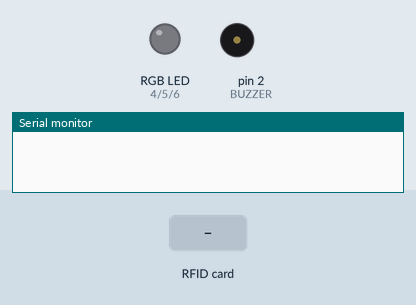
Recording of a sketch running on a simulated Arduino Uno, built with avr-gcc and run on an emulated ATmega328P. Shown: an RGB LED mixed from three pins (HIGH = lit), buzzer (waves = sounding), the last lines printed to the serial monitor. The test bench sets the inputs (shaded band). Pins used as bus, display or sensor lines are not drawn.

Above: at 1.2 s.
1.3 s: RFID card D3 B4 30 A8 held to the reader
At 1.95 s:
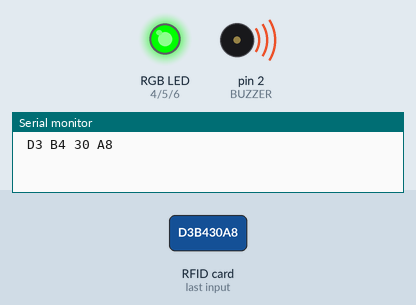
3.9 s: RFID card 5E 7A 19 C4 held to the reader
At 6.2 s:
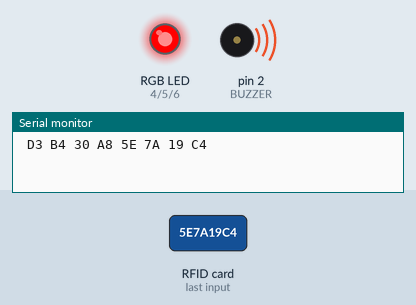
At 7.2 s:
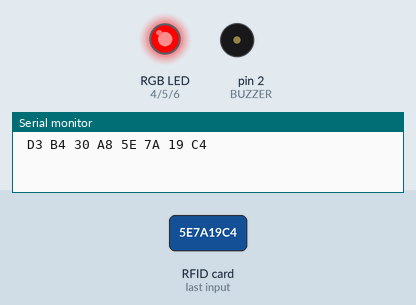
Timing chart, 0 to 8.9 s (numbered marks = the images above; inputs shaded):
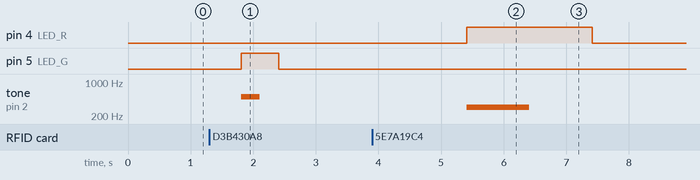

The sketch:

RFID_VAL.ino
```cpp
#include <SPI.h>
#include <MFRC522.h>

#define SS_PIN 10
#define RST_PIN 9
#define LED_R 4    // Red pin of RGB LED
#define LED_G 5    // Green pin of RGB LED
#define LED_B 6    // Blue pin of RGB LED
#define BUZZER 2   // Buzzer pin

MFRC522 mfrc522(SS_PIN, RST_PIN);   // Create MFRC522 instance.

void setup() {
  Serial.begin(9600);   // Initiate a serial communication
  SPI.begin();      // Initiate SPI bus
  mfrc522.PCD_Init();   // Initiate MFRC522
  pinMode(LED_R, OUTPUT);
  pinMode(LED_G, OUTPUT);
  pinMode(LED_B, OUTPUT);
  pinMode(BUZZER, OUTPUT);
  noTone(BUZZER);
}

void loop() {
  // Look for new cards
  if (!mfrc522.PICC_IsNewCardPresent()) {
    return;
  }
  // Select one of the cards
  if (!mfrc522.PICC_ReadCardSerial()) {
    return;
  }

  String content = "";
  byte letter;
  for (byte i = 0; i < mfrc522.uid.size; i++) {
    Serial.print(mfrc522.uid.uidByte[i] < 0x10 ? " 0" : " ");
    Serial.print(mfrc522.uid.uidByte[i], HEX);
    content.concat(String(mfrc522.uid.uidByte[i] < 0x10 ? " 0" : " "));
    content.concat(String(mfrc522.uid.uidByte[i], HEX));
  }

  content.toUpperCase();

  bool authorized = false; // Flag to indicate authorization status

  if (content.substring(1) == "D3 B4 30 A8") // Change here the UID of the card/cards that you want to give access
  {
    authorized = true;
    delay(500);
    digitalWrite(LED_G, HIGH); // Turn on green LED
    tone(BUZZER, 500);
    delay(300);
    noTone(BUZZER);
    digitalWrite(LED_R, LOW); // Turn off red LED
    digitalWrite(LED_B, LOW); // Turn off blue LED
    delay(300);
    digitalWrite(LED_G, LOW); // Turn off green LED

    // Send UID and authorization flag via SPI
    SPI.beginTransaction(SPISettings(1000000, MSBFIRST, SPI_MODE0));
    for (byte i = 0; i < 4; i++) { // Only send the UID "D3 B4 30 A8"
      SPI.transfer(mfrc522.uid.uidByte[i]); // Sending the UID byte values
    }
    SPI.transfer(authorized); // Send authorization flag
    SPI.endTransaction();
  } else {
    digitalWrite(LED_R, HIGH); // Turn on red LED
    tone(BUZZER, 300);
    delay(1000);
    noTone(BUZZER);
    digitalWrite(LED_G, LOW); // Turn off green LED
    digitalWrite(LED_B, LOW); // Turn off blue LED
    delay(1000);
    digitalWrite(LED_R, LOW); // Turn off red LED

    // Send UID and authorization flag via SPI
    SPI.beginTransaction(SPISettings(1000000, MSBFIRST, SPI_MODE0));
    for (byte i = 0; i < mfrc522.uid.size; i++) {
      SPI.transfer(mfrc522.uid.uidByte[i]); // Sending the UID byte values
    }
    SPI.transfer(authorized); // Send authorization flag
    SPI.endTransaction();
  }
  delay(3000);
}
```

Measured:
- after the input at 1.3 s, pin 5 (LED_G): LOW → HIGH after 0.51 s, → LOW 0.60 s later; tone on pin 2 (BUZZER): silent → 500 Hz after 0.51 s, → silent 0.30 s later
- after the input at 3.9 s, pin 4 (LED_R): LOW → HIGH after 1.5 s, → LOW 2.0 s later; tone on pin 2 (BUZZER): silent → 300 Hz after 1.5 s, → silent 1.0 s later
